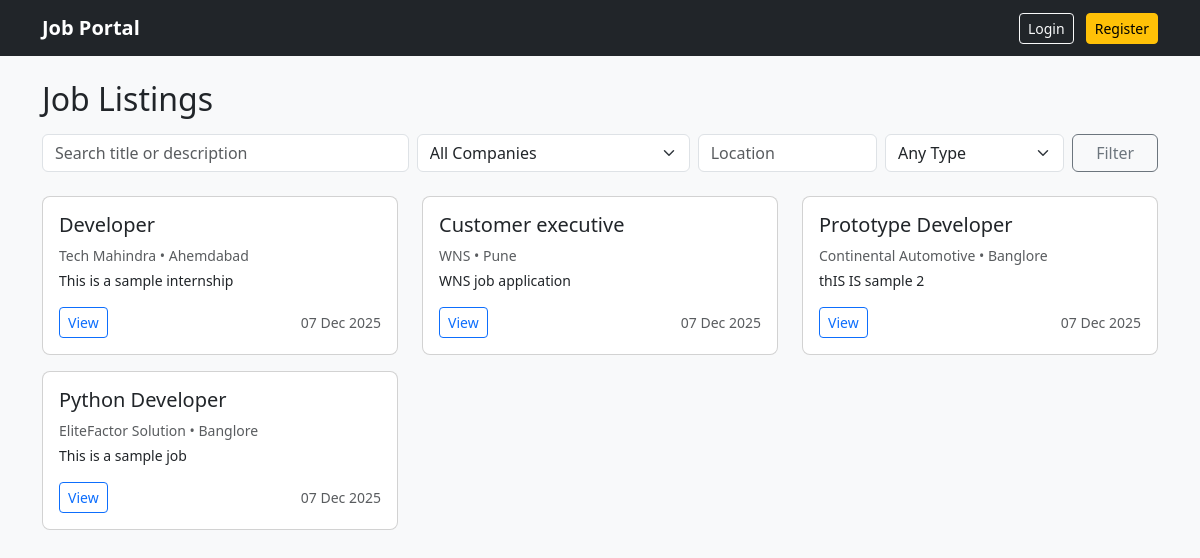
Before: / with the older database file.
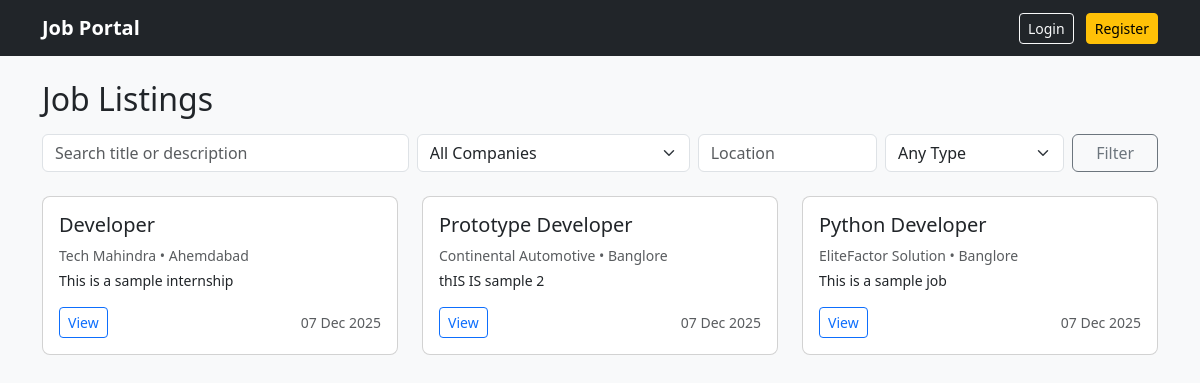
After: the same page with the newer database file.
### app.py (models this page shows)
class Job(db.Model):
    id = db.Column(db.Integer, primary_key=True)
    job_title = db.Column(db.String(100), nullable=False)
    company = db.Column(db.String(100), nullable=False)
    salary = db.Column(db.String(50))
    description = db.Column(db.Text, nullable=False)
    location = db.Column(db.String(50))
    job_type = db.Column(db.String(50))
    created_at = db.Column(db.DateTime, default=datetime.utcnow)
    posted_by_id = db.Column(db.Integer, db.ForeignKey("user.id", ondelete="CASCADE"))
    posted_by = db.relationship("User", backref=db.backref("posted_jobs", cascade="all, delete-orphan"))

### app.py (the view)
@app.route("/")
def index():
    q = request.args.get("q", "").strip()
    company = request.args.get("company", "").strip()
    location = request.args.get("location", "").strip()
    job_type = request.args.get("job_type", "").strip()
    query = Job.query
    if q:
        q_like = f"%{q}%"
        query = query.filter(
            (Job.job_title.ilike(q_like)) | (Job.description.ilike(q_like))
        )
    if company:
        query = query.filter(func.lower(Job.company) == func.lower(company))
    if location:
        query = query.filter(func.lower(Job.location) == func.lower(location))
    if job_type:
        query = query.filter(func.lower(Job.job_type) == func.lower(job_type))
    jobs = query.order_by(Job.created_at.desc()).all()
    companies = [c[0] for c in db.session.query(Job.company).filter(Job.company != None).distinct().all()]
    job_types = [c[0] for c in db.session.query(Job.job_type).filter(Job.job_type != None).distinct().all()]
    return render_template(
        "index.html",
        jobs = jobs,
        q=q,
        company = company,
        location = location,
        job_type = job_type,
        companies = companies,
        job_types=job_types
    )

### templates/index.html (shortened to what this page needs)
{% extends "base.html" %}
{% block content %}
<div class="d-flex justify-content-between align-items-center mb-3">
    <h2 class="mb-0">Job Listings</h2>
</div>
<form method="get" class="mb-4">
    <div class="row g-2">
        <div class="col-md-4"><input type="text" name="q" class="form-control" placeholder="Search title or description" value="{{q}}"></div>
        <div class="col-md-3">
            <select name="company" class="form-select">
                <option value="">All Companies</option>
            </select>
        </div>
        <div class="col-md-2"><input type="text" name="location" class="form-control" placeholder="Location" value="{{location}}"></div>
        <div class="col-md-2">
            <select name="job_type" class="form-select">
                <option value="">Any Type</option>
            </select>
        </div>
        <div class="col-md-1"><button type="submit" class="btn btn-outline-secondary w-100">Filter</button></div>
    </div>
</form>
<div class="row">
    {% if jobs %}
        {% for job in jobs %}
            <div class="col-md-4 mb-3">
                <div class="card h-100">
                    <div class="card-body d-flex flex-column">
                        <h5 class="card-title">{{job.job_title}}</h5>
                        <p class="small text-muted mb-1">{{job.company}} • {{job.location or "N/A"}} </p>
                        <p class="card-text small text-truncate" style="max-height: 4.5em;">{{job.description}}</p>
                        <div class="mt-auto d-flex justify-content-between align-items-center">
                            <a href="{{url_for('job_detail', job_id=job.id)}}" class="btn btn-sm btn-outline-primary">View</a>
                            <small class="text-muted">{{job.created_at.strftime("%d %b %Y")}}</small>
                        </div>
                    </div>
                </div>
            </div>
        {% endfor %}
    {%else%}
    <div class="col-12"><div class="alert alert-info">No Jobs Found.</div></div>
    {% endif %}
</div>
{% endblock %}

### templates/base.html (shortened to what this page needs)
<!DOCTYPE html>
<html lang="en">
<head>
    <link href="https://cdn.jsdelivr.net/npm/bootstrap@5.3.0/dist/css/bootstrap.min.css" rel="stylesheet">
    <link rel="stylesheet" href="{{url_for('static', filename='css/style.css')}}">
</head>
<body>
<nav class="navbar navbar-expand-lg navbar-dark bg-dark mb-4">
    <div class="container">
        <a class="navbar-brand" href="{{url_for('index')}}">Job Portal</a>
        <div class="ms-auto">
            {% if current_user.is_authenticated %}
                <span class="text-light me-2">Hi, {{current_user.fullname}}</span>
                <a class="btn btn-outline-light btn-sm" href="{{url_for('dashboard')}}">Dashboard</a>
                {% if current_user.is_admin %}
                    <a class="btn btn-warning btn-sm ms-2" href="{{url_for('admin_index')}}">Admin</a>
                {% endif %}
                <a class="btn btn-danger btn-sm ms-2" href="{{url_for('logout')}}">Logout</a>
            {% else %}
            <a class="btn btn-outline-light btn-sm" href="{{url_for('login')}}">Login</a>
            <a class="btn btn-warning btn-sm ms-2" href="{{url_for('register')}}">Register</a>
            {% endif %}
        </div>
    </div>
</nav>
<div class="container">
    {% block content %} {% endblock %}
</div>
</body>
</html>

### static/css/style.css (style rules this page uses)
body { background:#f8f9fa; }
.card { border-radius:8px; }
.navbar-brand { font-weight:700; }

Changed rows visible on the page:
removed Job: job_title "Customer executive", company "WNS", location "Pune", description "WNS job application", created_at "07 Dec 2025"
